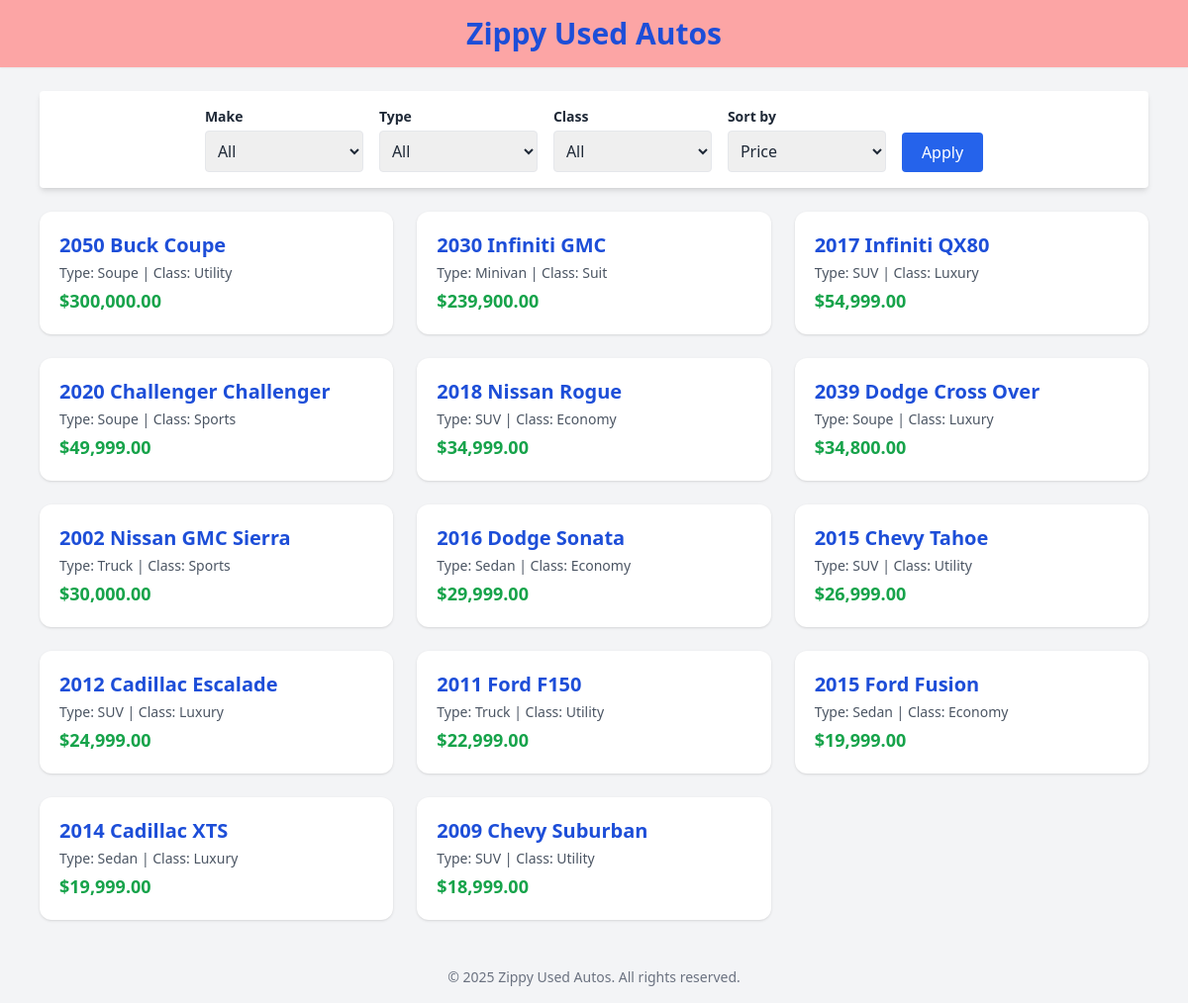
The page / on the database its author committed.
### tables this page shows
CREATE TABLE `vehicles` (
  `vehicle_id` int(11) UNSIGNED NOT NULL,
  `year` int(11) NOT NULL,
  `make_id` int(10) UNSIGNED DEFAULT NULL,
  `type_id` int(10) UNSIGNED DEFAULT NULL,
  `class_id` int(10) UNSIGNED DEFAULT NULL,
  `model` varchar(255) NOT NULL,
  `price` decimal(10,2) NOT NULL
);

CREATE TABLE `makes` (
  `make_id` int(10) UNSIGNED NOT NULL,
  `make` varchar(255) NOT NULL
);

CREATE TABLE `types` (
  `type_id` int(10) UNSIGNED NOT NULL,
  `type` varchar(255) NOT NULL
);

CREATE TABLE `classes` (
  `class_id` int(10) UNSIGNED NOT NULL,
  `class` varchar(255) NOT NULL
);

### controllers/vehicle.php (called while the page is built, shortened)
<?php
require_once("model/database.php");
require_once("model/vehicle_db.php");
$sort_by = $_GET['sort'] ?? 'price';
$make_id = $_GET['make_id'] ?? null;
$type_id = $_GET['type_id'] ?? null;
$class_id = $_GET['class_id'] ?? null;
$vehicles = get_filtered_vehicles($sort_by, $make_id, $type_id, $class_id);
include("view/vehicle_list.php");
?>

### index.php (called while the page is built, shortened)
<?php
require_once("controllers/vehicle.php");

### model/vehicle_db.php (called while the page is built, shortened)
<?php
function get_filtered_vehicles($sort_by, $make_id, $type_id, $class_id) {
    global $db;
    $query = "SELECT v.*, m.make, t.type, c.class FROM vehicles v
              JOIN makes m ON v.make_id = m.make_id
              JOIN types t ON v.type_id = t.type_id
              JOIN classes c ON v.class_id = c.class_id";
    $query .= $sort_by === 'year' ? " ORDER BY v.year DESC" : " ORDER BY v.price DESC";
    $stmt = $db->prepare($query);
    $stmt->execute();
    return $stmt->fetchAll();
}

### view/vehicle_list.php (the view, shortened to what this page needs)
<!DOCTYPE html>
<html lang="en">
<head>
    <link rel="stylesheet" href= "/admin/css/tailwind.css">
    <script src="https://cdn.tailwindcss.com"></script>
</head>
<body class="bg-gray-100 text-gray-800 font-sans">
  <header class="bg-red-300 shadow-sm p-4 mb-6">
      <h1 class="text-3xl font-bold text-center text-blue-700">Zippy Used Autos</h1>
  </header>
  <main class="max-w-6xl mx-auto px-4">
    <form method="get" class="bg-white p-4 rounded shadow-md mb-6 flex flex-wrap gap-4 justify-center items-end">
      <div>
        <label class="block text-sm font-semibold mb-1">Make</label>
        <select name="make_id" class="p-2 rounded border w-40">
          <option value="">All</option>
        </select>
      </div>
      <div>
        <label class="block text-sm font-semibold mb-1">Type</label>
        <select name="type_id" class="p-2 rounded border w-40">
          <option value="">All</option>
        </select>
      </div>
      <div>
        <label class="block text-sm font-semibold mb-1">Class</label>
        <select name="class_id" class="p-2 rounded border w-40">
          <option value="">All</option>
        </select>
      </div>
      <div>
        <label class="block text-sm font-semibold mb-1">Sort by</label>
        <select name="sort" class="p-2 rounded border w-40">
          <option value="price" <?= $sort_by === 'price' ? 'selected' : '' ?>>Price</option>
        </select>
      </div>
      <button type="submit" class="bg-blue-600 text-white px-5 py-2 rounded hover:bg-blue-700">
        Apply
      </button>
    </form>
    <div class="grid grid-cols-1 sm:grid-cols-2 md:grid-cols-3 gap-6">
      <?php foreach ($vehicles as $v): ?>
        <div class="bg-white p-5 rounded-xl shadow hover:shadow-lg transition">
          <h2 class="text-xl font-bold text-blue-700 mb-1">
            <?= htmlspecialchars($v['year'] . ' ' . $v['make'] . ' ' . $v['model']) ?>
          </h2>
          <p class="text-sm text-gray-600 mb-1">Type: <?= $v['type'] ?> | Class: <?= $v['class'] ?></p>
          <p class="text-green-600 text-lg font-semibold">$<?= number_format($v['price'], 2) ?></p>
        </div>
      <?php endforeach; ?>
    </div>
  </main>
  <footer class="text-center text-sm text-gray-500 mt-12 mb-4">
    &copy; <?= date('Y') ?> Zippy Used Autos. All rights reserved.
  </footer>
</body>
</html>

### rows shown on the page
vehicles: year+model "2050 Buck Coupe", type.type "Soupe", class.class "Utility", price "300,000.00"
vehicles: year+model "2030 Infiniti GMC", type.type "Minivan", class.class "Suit", price "239,900.00"
vehicles: year+model "2017 Infiniti QX80", type.type "SUV", class.class "Luxury", price "54,999.00"
vehicles: year+model "2020 Challenger Challenger", type.type "Soupe", class.class "Sports", price "49,999.00"
vehicles: year+model "2018 Nissan Rogue", type.type "SUV", class.class "Economy", price "34,999.00"
vehicles: year+model "2039 Dodge Cross Over", type.type "Soupe", class.class "Luxury", price "34,800.00"
vehicles: year+model "2002 Nissan GMC Sierra", type.type "Truck", class.class "Sports", price "30,000.00"
vehicles: year+model "2016 Dodge Sonata", type.type "Sedan", class.class "Economy", price "29,999.00"
vehicles: year+model "2015 Chevy Tahoe", type.type "SUV", class.class "Utility", price "26,999.00"
vehicles: year+model "2012 Cadillac Escalade", type.type "SUV", class.class "Luxury", price "24,999.00"
vehicles: year+model "2011 Ford F150", type.type "Truck", class.class "Utility", price "22,999.00"
vehicles: year+model "2015 Ford Fusion", type.type "Sedan", class.class "Economy", price "19,999.00"
vehicles: year+model "2014 Cadillac XTS", type.type "Sedan", class.class "Luxury", price "19,999.00"
vehicles: year+model "2009 Chevy Suburban", type.type "SUV", class.class "Utility", price "18,999.00"
